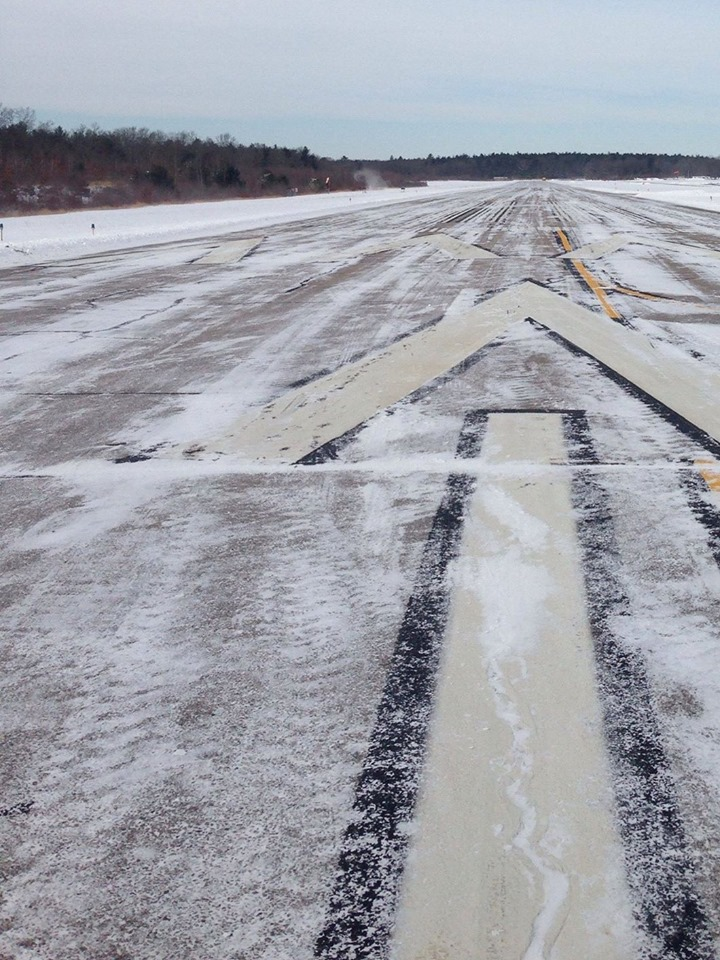
#> input picture snow.jpg, 720 x 960 px
$ python RAS.py
#> lines starting #> are read from the running program, lines starting #| are printed output that depends on the picture; after the words box and inside, x2 and y2 are one past the last pixel; in counts of white or black regions, pixels touching at a corner belong together
import cv2
import numpy as np

# [10 lines of commented-out code are left out]


def detect_snow():

    image = cv2.imread('snow.jpg')
#> image is the input picture: shape (960, 720, 3); mean B, G, R 171.6, 163.3, 161.1
    img = cv2.resize(image, (700,700))
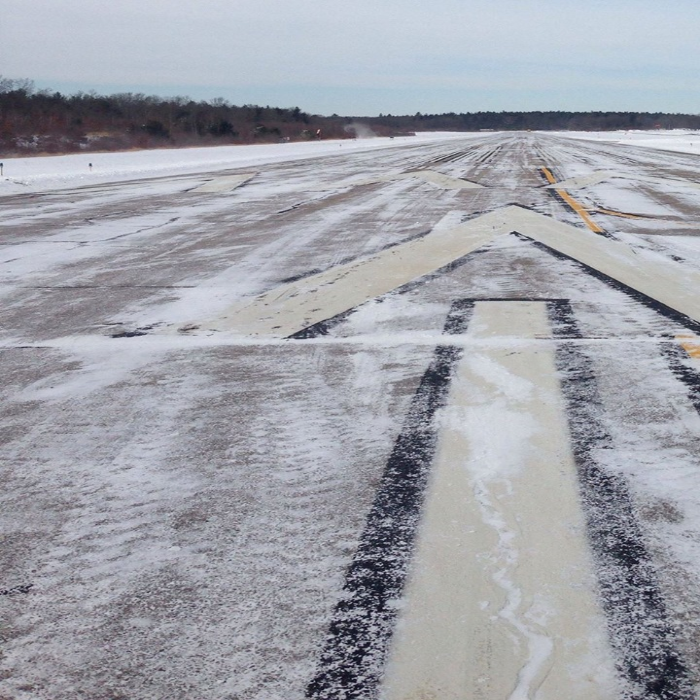
#> img: shape (700, 700, 3); mean B, G, R 171.4, 163.2, 161

    upper_range = np.array([179, 19, 255])
    lower_range = np.array([0, 0, 195])

    hsv = cv2.cvtColor(img, cv2.COLOR_BGR2HSV)
#> hsv: shape (700, 700, 3); mean H, S, V 107.5, 20.3, 172.2
    mask = cv2.inRange(hsv, lower_range, upper_range)
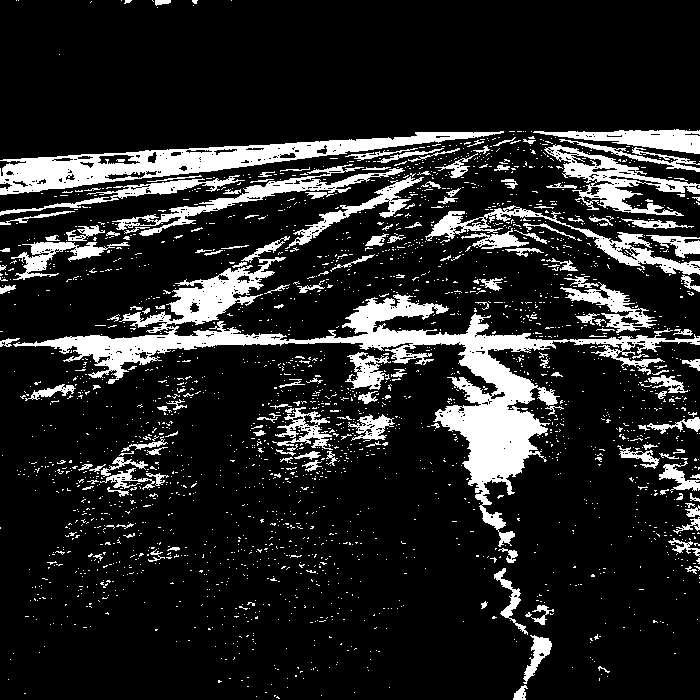
#> mask: shape (700, 700); 14.8% white; 2450 white regions (2282 under 20 px), largest, box (x1, y1, x2, y2) and area: (13, 257, 700, 547) 23473, (0, 131, 504, 195) 8836, (544, 144, 700, 216) 3256
    output = cv2.bitwise_and(img, img, mask=mask)
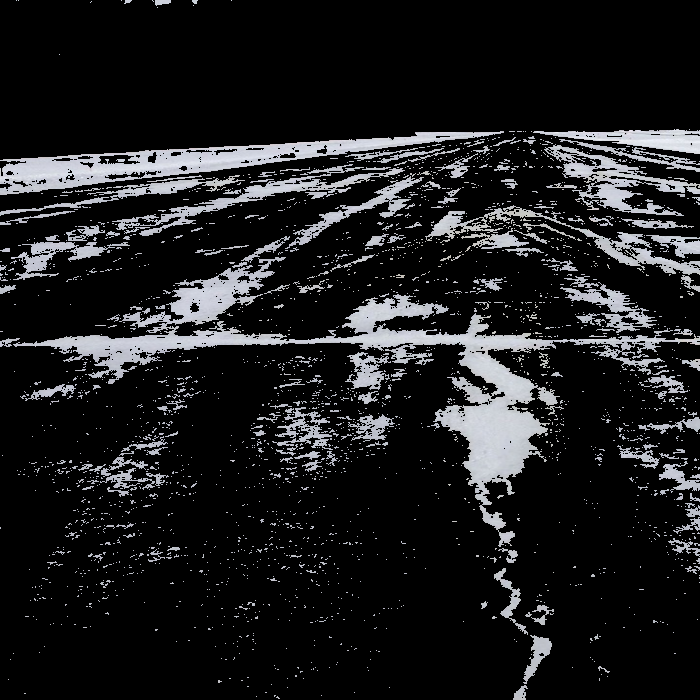
#> output: shape (700, 700, 3); mean B, G, R 30.7, 29.5, 29.1

    cv2.imshow('image', img)
    cv2.imshow('output', output)

    #cv2.imshow('mask', mask)

    count_white = cv2.countNonZero(mask)
#> count_white = 72417

    print("number of white pixels ", count_white)
#| number of white pixels  72417

    nPixels = mask.size
#> nPixels = 490000
    print("number of total pixels ", nPixels)
#| number of total pixels  490000

    count_black = nPixels-count_white
#> count_black = 417583

    print("number of black pixels ", count_black)
#| number of black pixels  417583

    print("percent of white pixels: {0:.2f}%".format((count_white/nPixels)*100))
#| percent of white pixels: 14.78%
    print("percent of black pixels: {0:.2f}%".format((count_black / nPixels) * 100))
#| percent of black pixels: 85.22%

    while True:
        k = cv2.waitKey(5) & 0xFF
#> (key Esc is pressed here)
        if k == 27:
            break

    cv2.destroyAllWindows()
    return


detect_snow()
